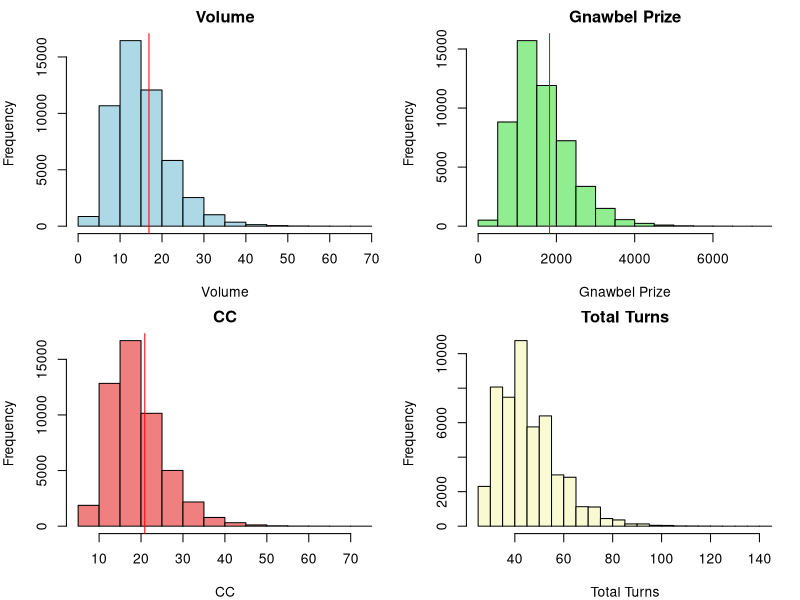

Reproduce this figure in R.
# Part 1: Generic Start

# Function to simulate the game with increased randomness
simulate_game_random <- function() {
  # Stage 1 parameters with 4% randomness (use own cr, but make sure there's a gap of 0.04 for uncertainty)
  stage1_catch_prob <- runif(1, 0.71, 0.75)
  stage1_words_per_catch <- 940
  stage1_words_required <- 4000
  
  # Stage 2 parameters with 4% randomness (use own cr, but make sure there's a gap of 0.04 for uncertainty)
  stage2_a_encounter_prob <- runif(1, 0.58, 0.62)
  stage2_a_catch_prob <- runif(1, 0.71, 0.75)
  stage2_a_words_per_catch <- 940
  
  stage2_b_catch_prob <- runif(1, 0.64, 0.7)
  stage2_b_words_per_catch <- 3750
  stage2_b_additional_turns <- 2
  
  # Simulation
  total_words <- 0
  turns_left <- 25
  total_turns <- 25
  
  # Stage 1
  while (total_words < stage1_words_required && turns_left > 0) {
    if (runif(1) < stage1_catch_prob) {
      total_words <- total_words + stage1_words_per_catch
    }
    turns_left <- turns_left - 1
  }
  
  # Stage 2
  while (turns_left > 0) {
    if (runif(1) < stage2_a_encounter_prob) {
      turns_left <- turns_left - 1  # Loss of turn due to encounter
      if (runif(1) < stage2_a_catch_prob) {
        total_words <- total_words + stage2_a_words_per_catch
      }
    } else {
      turns_left <- turns_left - 1  # Loss of turn due to encounter
      if (runif(1) < stage2_b_catch_prob) {
        total_words <- total_words + stage2_b_words_per_catch
        total_turns <- total_turns + stage2_b_additional_turns
        turns_left  <- turns_left + stage2_b_additional_turns
      }
    }
  }
  
  return(c(volume = total_words / 4000, gnawbel_prize = (total_words / 4000) * 2*54, CC = (total_words / 4000) + 4, total_turns = total_turns))
} #remove the 2 if toc4 not upgraded, change to 4 if event

# Simulate the game 50,000 times with increased randomness
simulations_random <- replicate(50000, simulate_game_random())

# Extract parameters from simulations
volume_random <- simulations_random[1,]
gnawbel_prize_random <- simulations_random[2,]
CC_random <- simulations_random[3,]
total_turns_random <- simulations_random[4,]

# Calculate the median values
median_volume_random <- median(volume_random)
median_gnawbel_prize_random <- median(gnawbel_prize_random)
median_CC_random <- median(CC_random)
median_turns_random <- median(total_turns_random)

# Calculate the 25th to 75th percentiles
percentiles_volume_random <- quantile(volume_random, c(0.25, 0.75))
percentiles_gnawbel_prize_random <- quantile(gnawbel_prize_random, c(0.25, 0.75))
percentiles_CC_random <- quantile(CC_random, c(0.25, 0.75))
percentiles_turns_random <- quantile(total_turns_random, c(0.25, 0.75))

# Print the results with increased randomness
cat("Median Volume (with increased randomness):", median_volume_random, "\n")
cat("25th Percentile of Volume:", percentiles_volume_random[1], "\n")
cat("75th Percentile of Volume:", percentiles_volume_random[2], "\n")
cat("\n")
cat("Median Gnawbel Prize:", median_gnawbel_prize_random, "\n")
cat("25th Percentile of Gnawbel Prize:", percentiles_gnawbel_prize_random[1], "\n")
cat("75th Percentile of Gnawbel Prize:", percentiles_gnawbel_prize_random[2], "\n")
cat("\n")
cat("Median CC:", median_CC_random, "\n")
cat("25th Percentile of CC:", percentiles_CC_random[1], "\n")
cat("75th Percentile of CC:", percentiles_CC_random[2], "\n")
cat("\n")
cat("Median Total Turns:", median_turns_random, "\n")
cat("25th Percentile of Total Turns:", percentiles_turns_random[1], "\n")
cat("75th Percentile of Total Turns:", percentiles_turns_random[2], "\n")
cat("\n")

# Part 2: Startpoint

# Function to simulate the game with increased randomness and starting from specific words and turns
simulate_game_random_from_start <- function(starting_words, starting_turns) {
 # Stage 1 parameters with 4% randomness 
  stage1_catch_prob <- runif(1, 0.71, 0.75)
  stage1_words_per_catch <- 940
  stage1_words_required <- 4000
  
  # Stage 2 parameters with 4% randomness
  stage2_a_encounter_prob <- runif(1, 0.58, 0.62)
  stage2_a_catch_prob <- runif(1, 0.71, 0.75)
  stage2_a_words_per_catch <- 940
  
  stage2_b_catch_prob <- runif(1, 0.64, 0.7)
  stage2_b_words_per_catch <- 3750
  stage2_b_additional_turns <- 2
  
  # Simulation
  total_words <- starting_words
  turns_left <- starting_turns
  total_turns <- 25
  
  # Stage 1
  while (total_words < stage1_words_required && turns_left > 0) {
    turns_left <- turns_left - 1  # Loss of turn due to encounter
    if (runif(1) < stage1_catch_prob) {
      total_words <- total_words + stage1_words_per_catch
    }
  }
  
  # Stage 2
  while (turns_left > 0) {
    if (runif(1) < stage2_a_encounter_prob) {
      turns_left <- turns_left - 1  # Loss of turn due to encounter
      if (runif(1) < stage2_a_catch_prob) {
        total_words <- total_words + stage2_a_words_per_catch
      }
    } else {
      turns_left <- turns_left - 1  # Loss of turn due to encounter
      if (runif(1) < stage2_b_catch_prob) {
        total_words <- total_words + stage2_b_words_per_catch
        total_turns <- total_turns + stage2_b_additional_turns
        turns_left  <- turns_left + stage2_b_additional_turns
      }
    }
  }
  
  return(c(volume = total_words / 4000, gnawbel_prize = (total_words / 4000) * 2*54, CC = (total_words / 4000) + 4, total_turns = total_turns))
} #same instructions as before

# Simulate the game 5000 times starting from given point
simulations_random_start <- replicate(50000, simulate_game_random_from_start(44100,9)) #replace with (points, turns left)

# Extract parameters from simulations
volume_random_start <- simulations_random_start[1,]
gnawbel_prize_random_start <- simulations_random_start[2,]
CC_random_start <- simulations_random_start[3,]
total_turns_random_start <- simulations_random_start[4,]

# Calculate the median values
median_volume_random_start <- median(volume_random_start)
median_gnawbel_prize_random_start <- median(gnawbel_prize_random_start)
median_CC_random_start <- median(CC_random_start)
median_turns_random_start <- median(total_turns_random_start)

# Calculate the 25th to 75th percentiles
percentiles_volume_random_start <- quantile(volume_random_start, c(0.25, 0.75))
percentiles_gnawbel_prize_random_start <- quantile(gnawbel_prize_random_start, c(0.25, 0.75))
percentiles_CC_random_start <- quantile(CC_random_start, c(0.25, 0.75))
percentiles_turns_random_start <- quantile(total_turns_random_start, c(0.25, 0.75))

# Print the results with increased randomness and starting from specific words and turns
cat("Median Volume (starting from specific words and turns):", median_volume_random_start, "\n")
cat("25th Percentile of Volume:", percentiles_volume_random_start[1], "\n")
cat("75th Percentile of Volume:", percentiles_volume_random_start[2], "\n")
cat("\n")
cat("Median Gnawbel Prize (starting from specific words and turns):", median_gnawbel_prize_random_start, "\n")
cat("25th Percentile of Gnawbel Prize:", percentiles_gnawbel_prize_random_start[1], "\n")
cat("75th Percentile of Gnawbel Prize:", percentiles_gnawbel_prize_random_start[2], "\n")
cat("\n")
cat("Median CC (starting from specific words and turns):", median_CC_random_start, "\n")
cat("25th Percentile of CC:", percentiles_CC_random_start[1], "\n")
cat("75th Percentile of CC:", percentiles_CC_random_start[2], "\n")
cat("\n")

# Simulate the game starting from a clean slate 5000 times
clean_slate_runs <- simulations_random
# Extract words from clean slate runs
words_clean_slate <- clean_slate_runs[1, ] * 4000

# Calculate median and percentiles for clean slate runs
median_words_clean_slate <- median(words_clean_slate)
percentiles_words_clean_slate <- quantile(words_clean_slate, c(0.25, 0.75))

# Simulate the specific run with parameters from 5000 runs
specific_run <- c(
  volume = median_volume_random_start,
  gnawbel_prize = median_gnawbel_prize_random_start,
  CC = median_CC_random_start,
  total_turns = median_turns_random_start
)

# Compare specific run to clean slate distribution
# Calculate specific run percentile
percentile_specific_run <- mean(words_clean_slate < specific_run["volume"] * 4000) * 100

# Print the percentile message

if (percentile_specific_run > 50) {
  cat(sprintf("Your specific run is performing above median clean slate runs, at %.2f percentile, and you will reach %.2f words.\n", percentile_specific_run, specific_run["volume"] * 4000))
} else {
  cat(sprintf("Your specific run is performing below median clean slate runs, at %.2f percentile, and you will reach %.2f words.\n", percentile_specific_run, specific_run["volume"] * 4000))
}
# Plot histograms

par(mfrow = c(2, 2))
par(mar = c(4, 4, 2, 1))

# Plot Volume histogram
hist(volume_random, main = "Volume", xlab = "Volume", col = "lightblue", border = "black")
abline(v = specific_run["volume"], col = "red", lty = 1)
#text(x = specific_run["volume"], y = max(table(volume_random)) + 0.1, "Specific Run", pos = 2, col = "red")

# Plot Gnawbel Prize histogram
hist(gnawbel_prize_random, main = "Gnawbel Prize", xlab = "Gnawbel Prize", col = "lightgreen", border = "black")
abline(v = specific_run["gnawbel_prize"], col = "red", lty = 1)
#text(x = specific_run["gnawbel_prize"], y = max(table(gnawbel_prize_random)) + 0.1, "Specific Run", pos = 2, col = "red")

# Plot CC histogram
hist(CC_random, main = "CC", xlab = "CC", col = "lightcoral", border = "black")
abline(v = specific_run["CC"], col = "red", lty = 1)
#text(x = specific_run["CC"], y = max(table(CC_random)) + 0.1, "Specific Run", pos = 2, col = "red")

# Plot Total Turns histogram
hist(total_turns_random, main = "Total Turns", xlab = "Total Turns", col = "lightgoldenrodyellow", border = "black")
#abline(v = specific_run["total_turns"], col = "red", lty = 1)
#text(x = specific_run["total_turns"], y = max(table(total_turns_random)) + 0.1, "Specific Run", pos = 2, col = "red")

# Reset plot layout
par(mfrow = c(1, 1))

